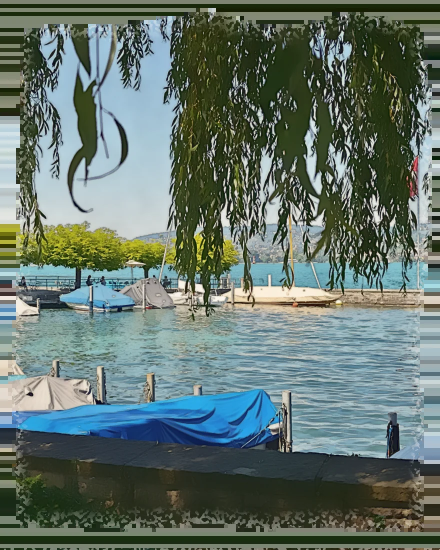
#> input picture img/maison-baer-1-seeufer.webp, 880 x 1100 px (shown at 1/2 size)
$ python watercolour.py ../img/maison-baer-1-seeufer.webp
#> lines starting #> are read from the running program, lines starting #| are printed output that depends on the picture
import cv2, numpy as np, sys
PAPER=np.array([216,228,235],np.float32)
def noise(h,w,scale,seed):
    r=np.random.default_rng(seed)
    n=r.random((h//scale+2,w//scale+2)).astype(np.float32)
    n=cv2.resize(n,(w,h),interpolation=cv2.INTER_CUBIC)
    return cv2.GaussianBlur(n,(0,0),max(scale/3,0.6))
def paint(path,out,seed,crop):
#> called with path = '../img/maison-baer-1-seeufer.webp', out = '/home/claude/seven/img/zh-1.png', seed = 11, crop = 0.62
    im=cv2.imread(path); h,w=im.shape[:2]
#> in paint, im is the input picture: shape (1100, 880, 3); mean B, G, R 108.3, 116.1, 99.7
#> after `h, w = im.shape[:2]`: h = 1100; w = 880
    tw=w; th=int(w*5/4)
#> after `tw = w`: tw = 880
#> after `th = int(w * 5 / 4)`: th = 1100
    if th>h: th=h; tw=int(h*4/5)
    y0=int((h-th)*crop); x0=(w-tw)//2
#> after `y0 = int((h - th) * crop)`: y0 = 0
#> after `x0 = (w - tw) // 2`: x0 = 0
    im=im[y0:y0+th,x0:x0+tw]
    W,H=880,1100
    small=cv2.resize(im,(704,880),interpolation=cv2.INTER_AREA)
    # simplify into colour washes (hand-painted look)
    ms=cv2.pyrMeanShiftFiltering(small,sp=5,sr=16,maxLevel=1)
    ms=cv2.edgePreservingFilter(ms,flags=1,sigma_s=12,sigma_r=0.18)
    base=cv2.resize(ms,(W,H),interpolation=cv2.INTER_CUBIC)
    base=cv2.bilateralFilter(base,5,20,5)
    full=cv2.resize(im,(W,H),interpolation=cv2.INTER_AREA).astype(np.float32)
    # bring back the fine structure of the photo (windows, leaves, stonework)
    hp=cv2.cvtColor(full.astype(np.uint8),cv2.COLOR_BGR2GRAY).astype(np.float32)-cv2.GaussianBlur(cv2.cvtColor(full.astype(np.uint8),cv2.COLOR_BGR2GRAY),(0,0),2.2).astype(np.float32)
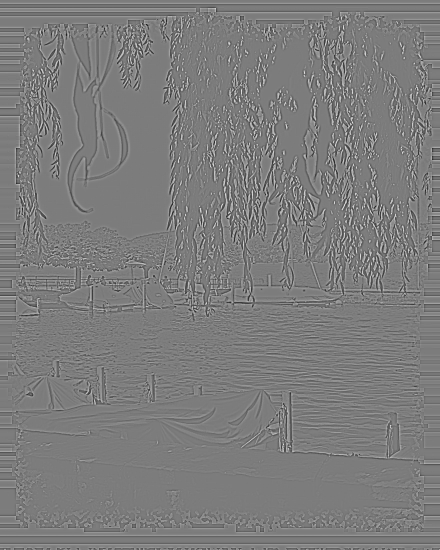
#> hp: shape (1100, 880) float32 (shown at 1/2 size); min -151, max 158, mean 0; drawn with min black and max white
    base=np.clip(base.astype(np.float32)+hp[...,None]*0.75,0,255).astype(np.uint8)
    # colour: clear, warm, slightly lifted like watercolour on white paper
    hsv=cv2.cvtColor(base,cv2.COLOR_BGR2HSV).astype(np.float32)
    hsv[...,1]=np.clip(hsv[...,1]*0.84,0,255)
    hsv[...,2]=hsv[...,2]*0.86+255*0.13
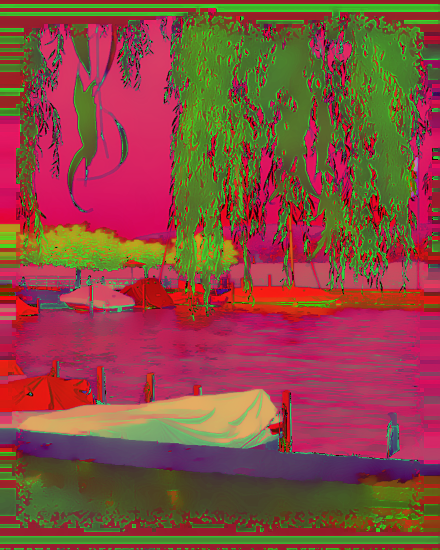
#> hsv: shape (1100, 880, 3) float32 (shown at 1/2 size); mean B, G, R 64.9, 74.4, 138.2
    f=cv2.cvtColor(hsv.astype(np.uint8),cv2.COLOR_HSV2BGR).astype(np.float32)
    f[...,2]*=1.03; f[...,1]*=1.0; f[...,0]*=0.94
    # wash variation: soft low-frequency only (pigment unevenness), no grain
    g=noise(H,W,60,seed)-.5; g2=noise(H,W,16,seed+1)-.5
    f=f*(1+0.05*g[...,None]+0.03*g2[...,None])
    # pigment pooling at the edges of colour areas
    gray_ms=cv2.cvtColor(base,cv2.COLOR_BGR2GRAY).astype(np.float32)
    grad=cv2.morphologyEx(gray_ms,cv2.MORPH_GRADIENT,np.ones((3,3),np.uint8))
    pool=np.clip(cv2.GaussianBlur(grad,(0,0),1.0)/45,0,1)*0.12
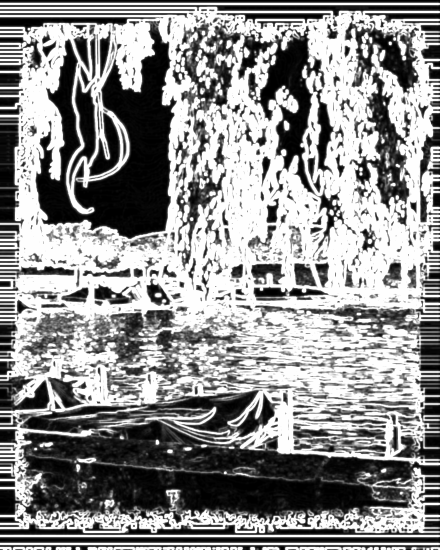
#> pool: shape (1100, 880) float32 (shown at 1/2 size); min 0, max 0.12, mean 0.0675; drawn with min black and max white
    f=f*(1-pool[...,None])
    # fine pencil/ink drawing, sparse
    gray=cv2.cvtColor(cv2.resize(im,(W,H),interpolation=cv2.INTER_AREA),cv2.COLOR_BGR2GRAY)
    e=cv2.Canny(cv2.GaussianBlur(gray,(0,0),1.1),45,110).astype(np.float32)/255.
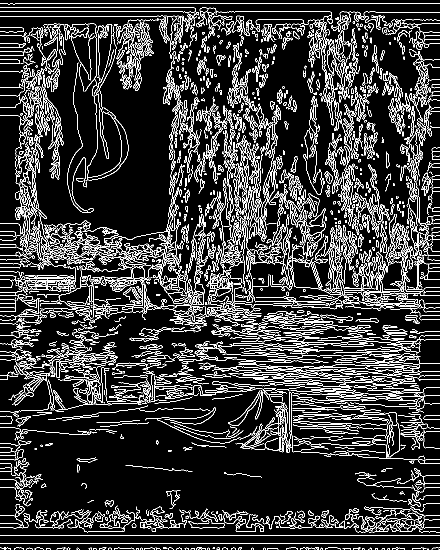
#> e: shape (1100, 880) float32 (shown at 1/2 size); values 0 (black) and 1 (white), 13.4% white in thin lines or dots
    e=cv2.GaussianBlur(e,(0,0),0.55)*0.30
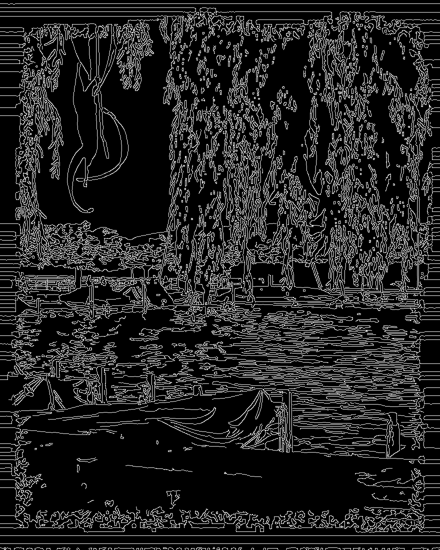
#> e: shape (1100, 880) float32 (shown at 1/2 size); min 0, max 0.288, mean 0.0403; drawn with min black and max white
    ink=np.array([45,60,70],np.float32)
    f=f*(1-e[...,None])+ink*e[...,None]
    # paper shows through in the lightest areas
    lum=cv2.cvtColor(np.clip(f,0,255).astype(np.uint8),cv2.COLOR_BGR2GRAY).astype(np.float32)/255.
    hi=np.clip((lum-0.82)/0.12,0,1)[...,None]*0.6
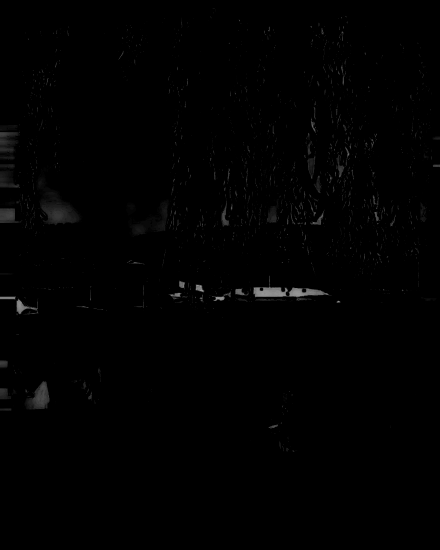
#> hi: shape (1100, 880, 1) float32 (shown at 1/2 size); min 0, max 0.6, mean 0.00527
    f=f*(1-hi)+np.array([238,244,247],np.float32)*hi
    f=np.clip(f,0,255).astype(np.uint8)
    # crisp deckled edge: near-rectangular, dry-brush irregular border
    yy,xx=np.mgrid[0:H,0:W].astype(np.float32)
    d=np.minimum(np.minimum(xx,W-1-xx)/W,np.minimum(yy,H-1-yy)/H)
    rag=noise(H,W,120,seed+2)*0.035+noise(H,W,10,seed+3)*0.016+noise(H,W,3,seed+4)*0.006
    a=np.clip((d-0.012-rag)/0.004,0,1)
    a=cv2.GaussianBlur(a,(0,0),0.7)
    # dry-brush: lighter, broken paint just inside the border
    rim=np.clip(1-(d-0.012-rag)/0.03,0,1)*(noise(H,W,4,seed+5)>0.55)
    f=(f.astype(np.float32)*(1-0.45*rim[...,None])+np.array([238,244,247],np.float32)*0.45*rim[...,None]).astype(np.uint8)
    rgba=cv2.cvtColor(f,cv2.COLOR_BGR2BGRA); rgba[...,3]=(a*255).astype(np.uint8)
#> after `rgba[..., 3] = (a * 255).astype(np.uint8)`:
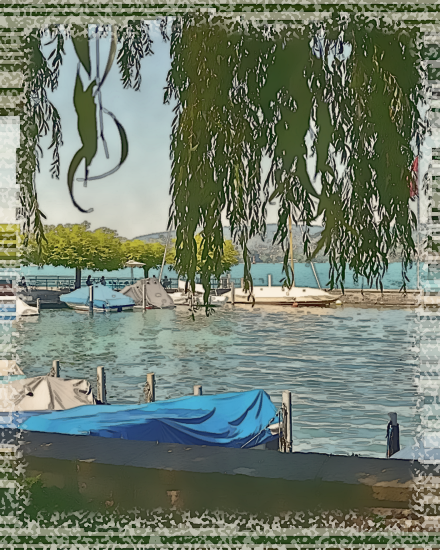
#> rgba: shape (1100, 880, 4) (shown at 1/2 size); mean B, G, R, A 108.9, 124.5, 113.4, 211.9
    cv2.imwrite(out,rgba)
srcs=sys.argv[1:]
for i,p in enumerate(srcs):
    paint(p,f"/home/claude/seven/img/zh-{i+1}.png",11+i*5,[0.62,0.55,0.25,0.62][i])
print("ok")

$ run again, on img/maison-baer-11-limmat-aerial.webp
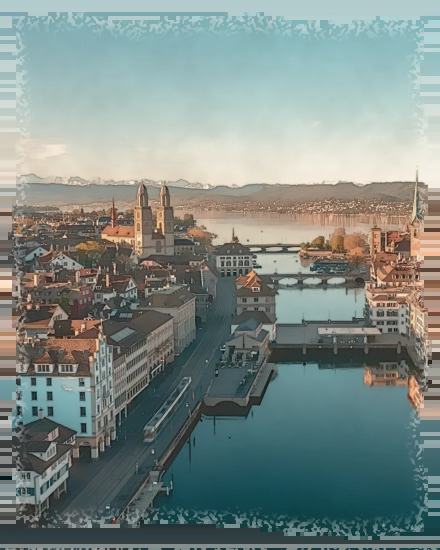
#> input picture img/maison-baer-11-limmat-aerial.webp, 880 x 1100 px (shown at 1/2 size)
#> in paint, im is the input picture: shape (1100, 880, 3); mean B, G, R 134.5, 138.8, 126
#> in paint, `e=cv2.Canny(cv2.GaussianBlur(gray,(0,0),1.1),45,110).astype(np.float32..`:
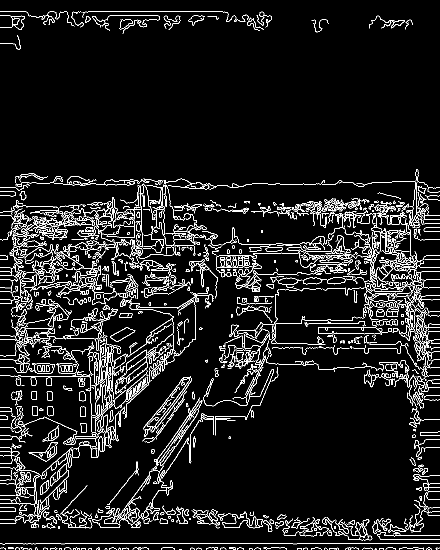
#> e: shape (1100, 880) float32 (shown at 1/2 size); values 0 (black) and 1 (white), 7.1% white in thin lines or dots
#> in paint, `rgba[..., 3] = (a * 255).astype(np.uint8)`:
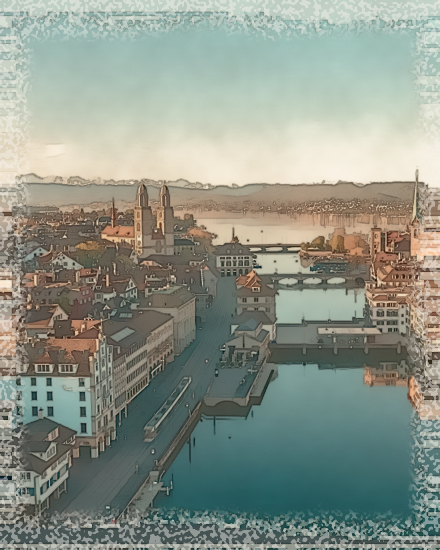
#> rgba: shape (1100, 880, 4) (shown at 1/2 size); mean B, G, R, A 137.1, 148.4, 140.6, 211.9

$ run again, on img/maison-baer-12-lake-swan.webp
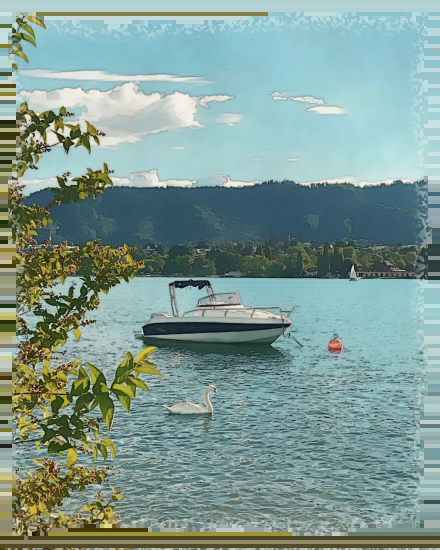
#> input picture img/maison-baer-12-lake-swan.webp, 880 x 1100 px (shown at 1/2 size)
#> in paint, im is the input picture: shape (1100, 880, 3); mean B, G, R 148.1, 154.6, 127.8
#> in paint, `e=cv2.Canny(cv2.GaussianBlur(gray,(0,0),1.1),45,110).astype(np.float32..`:
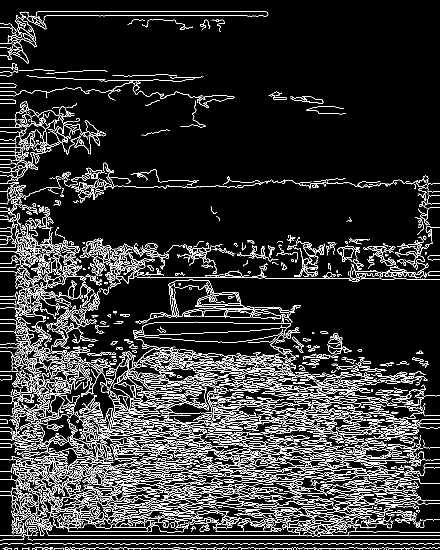
#> e: shape (1100, 880) float32 (shown at 1/2 size); values 0 (black) and 1 (white), 11.6% white in thin lines or dots
#> in paint, `rgba[..., 3] = (a * 255).astype(np.uint8)`:
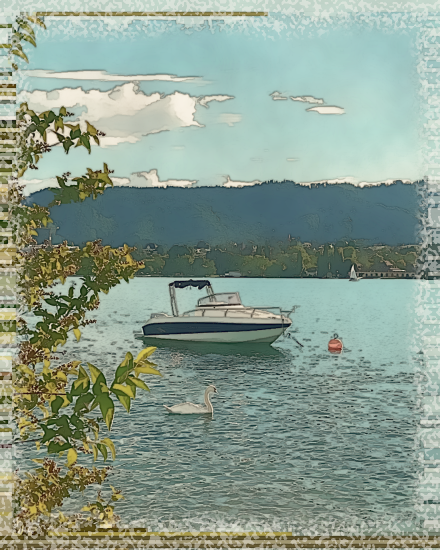
#> rgba: shape (1100, 880, 4) (shown at 1/2 size); mean B, G, R, A 142.7, 156.4, 138.6, 211.9

$ run again, on img/maison-baer-13-lake-swans.webp
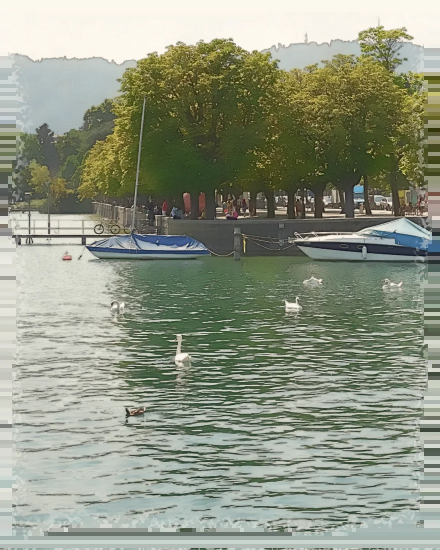
#> input picture img/maison-baer-13-lake-swans.webp, 880 x 1100 px (shown at 1/2 size)
#> in paint, im is the input picture: shape (1100, 880, 3); mean B, G, R 131.4, 149.4, 143.5
#> in paint, `rgba[..., 3] = (a * 255).astype(np.uint8)`:
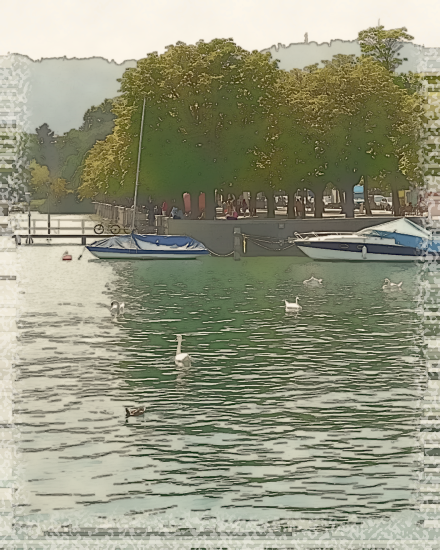
#> rgba: shape (1100, 880, 4) (shown at 1/2 size); mean B, G, R, A 127, 149.7, 148.5, 211.9
